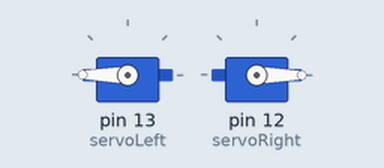
Simulated run of this sketch. Board: Arduino Uno, built with avr-gcc and run on an emulated ATmega328P. Parts: 2 × servo. At 26.8 s the program stops and its outputs stay as they are.

Above: at 0.1 s.
At 14.9 s:
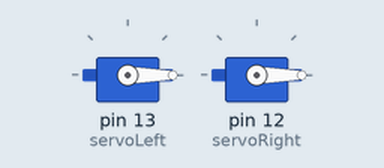
At 20.9 s:
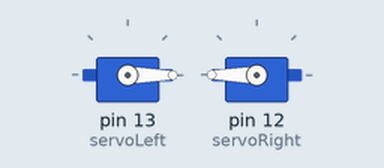
At 26.6 s:
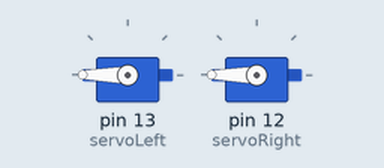
Timing chart, 0 to 28.1 s (numbered marks = the images above):
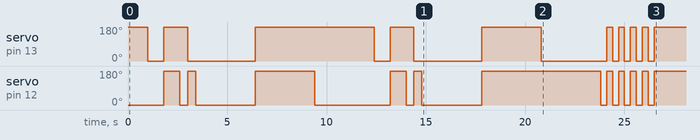

Measured:
- by itself, servo on pin 13 (servoLeft): 180° → 0° at 1.0 s, → 180° 0.80 s later, → 0° 1.2 s later, → 180° 3.4 s later, … (18 changes in this stretch)
- by itself, servo on pin 12 (servoRight): 0° → 180° at 1.8 s, → 0° 0.80 s later, → 180° 0.40 s later, → 0° 0.40 s later, … (21 changes in this stretch)

The sketch:

test_movement.ino
```cpp
#include <Servo.h>

Servo servoLeft;          // Define left servo
Servo servoRight;         // Define right servo

void setup() {
  servoLeft.attach(13);  // Set left servo to digital pin 10
  servoRight.attach(12);  // Set right servo to digital pin 9
}

  void backward() {
    servoLeft.write(0);
    servoRight.write(180);
  }

  void forward() {
  servoLeft.write(180);
  servoRight.write(0);
  }

  void turnRight() {
  servoLeft.write(180);
  servoRight.write(180);
}
void turnLeft() {
  servoLeft.write(0);
  servoRight.write(0);
}

void stopRobot() {
  servoLeft.write(90);
  servoRight.write(90);
}


// Motion routines for forward, reverse, turns, and stop

void loop() {
  forward();
  delay(1000);// Loop through motion tests
  turnLeft();             // Example: move forward
  delay(800);           // Wait 2000 milliseconds (2 seconds)
  turnRight();
  delay(800);
  forward();
  delay(400);
  backward();
  delay(400);
  turnLeft();
  delay(3000);
  turnRight();
  delay(3000);
  forward();
  delay(3000);
  turnLeft();             // Example: move forward
  delay(800);           // Wait 2000 milliseconds (2 seconds)
  turnRight();
  delay(800);
  forward();
  delay(400);
  backward();
  delay(400);
  turnLeft();
  delay(3000);
  turnRight();
  delay(3000);
  backward();
  delay(3000);
  turnLeft();
  delay(300);
  turnRight();
  delay(300);
  turnLeft();
  delay(300);
  turnRight();
  delay(300);
  turnLeft();
  delay(300);
  turnRight();
  delay(300);
  turnLeft();
  delay(300);
  turnRight();
  delay(300);
  turnLeft();
  delay(300);
  turnRight();
  delay(300);


  exit(0);

}
```
